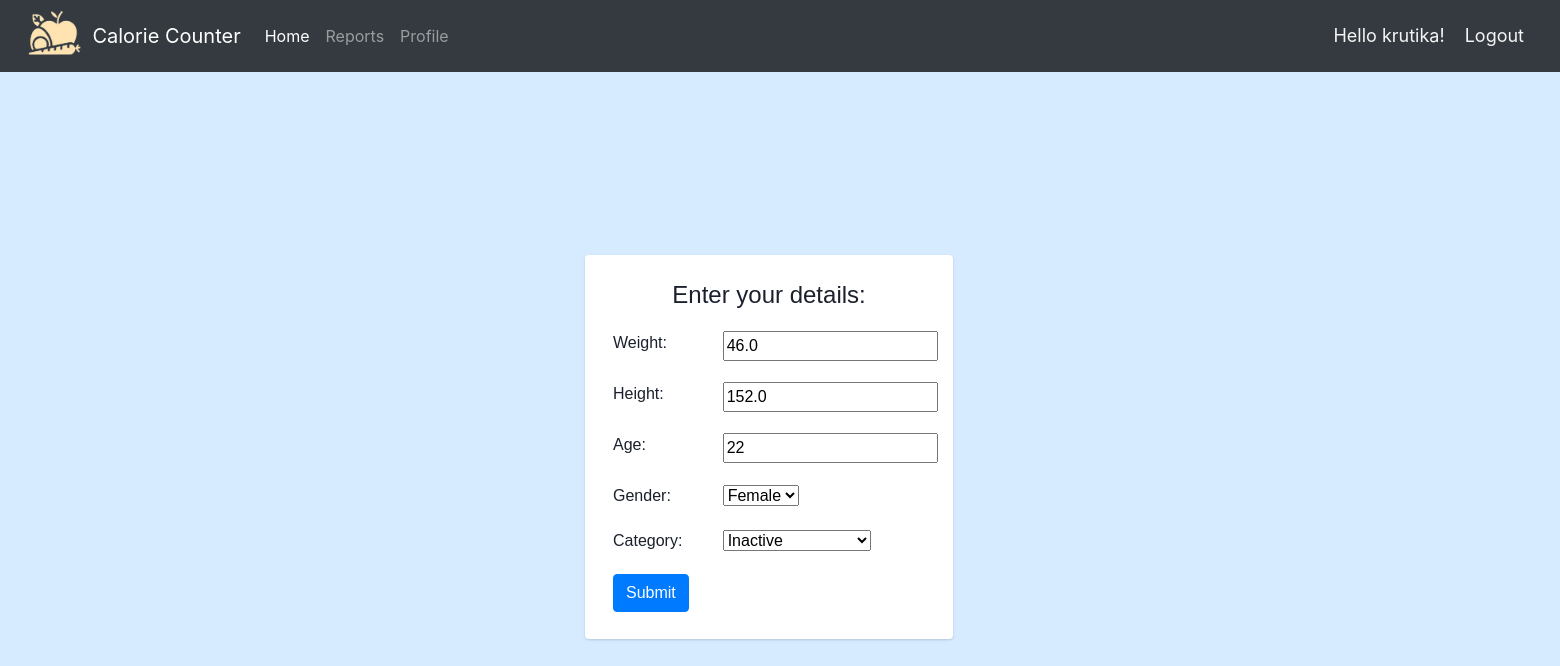
The page /customer_details/5/ (signed in) on the database its author committed.
### cc/models.py (models this page shows, shortened)
class Customer(models.Model):
    CATEGORY = (
        ('Active','Active'),
        ('Moderately active','Moderately active'),
        ('Inactive','Inactive')
    )
    GENDER = (
        ('Male','Male'),
        ('Female','Female'),
        ('Other', 'Other')
    )
    user = models.OneToOneField(User, null=True, on_delete=models.CASCADE)
    name = models.CharField(max_length=200,null=True)
    email = models.CharField(max_length=100,unique=True,null=True)
    date_created = models.DateTimeField(auto_now_add=True)
    age = models.IntegerField(null=True)
    weight = models.FloatField(null=True)
    height = models.FloatField(null=True)
    gender = models.CharField(max_length=50, null=True, choices=GENDER)
    category = models.CharField(max_length=50, null=True,choices=CATEGORY)
    profile_pic = models.ImageField(null=True, blank=True, default='user.png')

### cc/views.py (the view)
# urls.py: path('customer_details/<str:pk>/',views.customerDetails,name="customer_details"),
@login_required(login_url = 'login')
def customerDetails(request, pk):
    customer = Customer.objects.get(id=pk)
    form = CustomerForm(instance=customer)
    if request.method == "POST":
        form = CustomerForm(request.POST, instance=customer)   #request.POST has all data submitted to customer_details url
        if form.is_valid():                 #is_valid is a method/function to check if form values are valid
            form.save()
            return redirect('home', request.user.customer.id)
    context = {'form':form}
    return render(request,'cc/custom_details.html',context)

### cc/forms.py
class CustomerForm(ModelForm):
    class Meta:
        model = Customer
        fields = ['weight','height','age','gender','category']

### cc/templates/cc/custom_details.html (shortened to what this page needs)
{%  extends 'cc/main.html' %}
{% load static %}
{% block content %}
    <div class="row details">
        <div class="col-md-6">
            <div class="card card-body details-body" >
                <h4 class="card-title details-title">Enter your details: </h4>
                <form action="" method="POST">
                    {% for element in form %}
                    <div class="form-group">
                        <div class="row" style="padding: 0px 13px 5px 0px;">
                            <div class="col-sm-4">
                                {{element.label}}:
                            </div>
                            <div class="col-sm-4">
                                {{element}}
                            </div>
                        </div>
                    </div>
                    {% endfor %}
                    <input type="submit" value="Submit" class="btn btn-primary">
                </form>
            </div>
        </div>
    </div>
{% endblock %}

### cc/templates/cc/navbar.html (shortened to what this page needs)
{% load static %}
<nav class="navbar navbar-expand-lg navbar-dark bg-dark">
    <img src="{% static 'images/logo2.png' %}" style=" height:5%; width: 5%; padding-right: 5px;">
    <a class="navbar-brand" href="#">Calorie Counter</a>
    <div class="collapse navbar-collapse" id="navbarSupportedContent">
      <ul class="navbar-nav mr-auto">
        <li class="nav-item active">
          <a class="nav-link" href="{% url 'home' request.user.customer.id %}">Home <span class="sr-only">(current)</span></a>
        </li>
        <li class="nav-item">
          <a class="nav-link" href="{% url 'daily_details' request.user.customer.id%}">Reports</a>
        </li>
        <li class="nav-item">
          <a class="nav-link" href="{% url 'profile_page' request.user.customer.id %}">Profile</a>
        </li>
    </div>
    <span class="msg" style="font-size: 18px; color: whitesmoke; margin-right: 20px;">Hello {{request.user}}!</span>
    <span><a class="msg" href="{% url 'logout' %}" style="font-size: 18px; color: whitesmoke; margin-right: 20px;">Logout</a></span>
  </nav>

### static/css/main.css (style rules this page uses)
.details { height: 100vh; width: 150vw; display: flex; justify-content: center; align-items: center; padding-bottom: 50px; }
.details-title { padding-top: 10px; padding-bottom: 10px; font-family: sans-serif; }
.details-body { box-shadow: 0 0 5px #000; border-radius: 20px; cursor: pointer; align-items: center; width: 23rem; height: 24rem; font-family: sans-serif; }
body { background-color: rgb(214, 235, 255); }
body { color: #1a202c; text-align: left; }
.card { box-shadow: 0 1px 3px 0 rgba(0,0,0,.1), 0 1px 2px 0 rgba(0,0,0,.06); }
.card { position: relative; display: flex; flex-direction: column; min-width: 0; word-wrap: break-word; background-color: #fff; background-clip: border-box; border: 0 solid rgba(0,0,0,.125); border-radius: .25rem; }
.card-body { flex: 1 1 auto; min-height: 1px; padding: 1rem; }

### rows shown on the page
Customer: form "46.0" "152.0" "22" "Female" "Inactive"

### other values the page prints
{{ request.user }} "krutika"
{{ element.label }} "Weight" "Height" "Age" "Gender" "Category"
